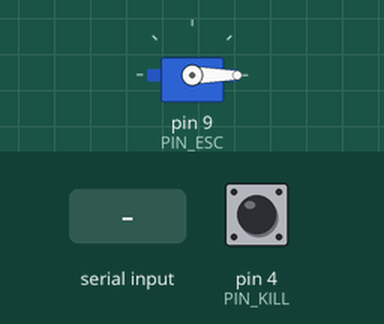
Bench run of a sketch on a simulated Arduino Uno, built with avr-gcc and run on an emulated ATmega328P. Parts: servo. The test bench sets the inputs (shaded band); at power-on: pin 4 (PIN_KILL) HIGH. What the sketch prints to the serial monitor is not drawn.

Above: at 3.4 s.
3.5 s: "T:90\n" received over the second serial link
Timing chart, 0 to 6.5 s (numbered marks = the images above; inputs shaded):
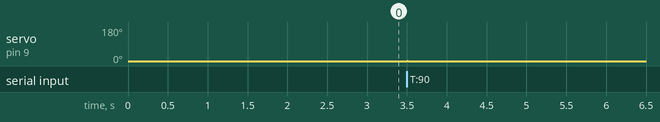

Measured:
- after the input at 3.5 s, servo on pin 9 (PIN_ESC): 0° → 1° at once, → 0° 0.01 s later

The sketch:

RX_Board_Uno_v3.ino
```cpp
// Receives "T:<0..1023>\n" over Bluetooth and drives BLDC ESC on D9.

#include <SoftwareSerial.h>
#include <Servo.h>

const uint8_t BT_RX = 10;   // Uno listens here (from BT TXD)
const uint8_t BT_TX = 11;   // Uno sends here (to BT RXD)
SoftwareSerial BT(BT_RX, BT_TX);

const uint8_t PIN_ESC  = 9;   // ESC PWM (servo pulse)
const uint8_t PIN_KILL = 4;   // safety kill switch

Servo esc;

/* ---------- ESC pulse config (µs) ---------- */
int PULSE_MIN = 1000;   // ESC absolute minimum
int PULSE_MAX = 2000;   // ESC absolute maximum
int PULSE_NEU = 1000;   // neutral/idle (1500 when ESC expects mid-stick idle)

/* --------- Mapping & smoothing ------------- */
const int JOY_MIN = 30;     // joystick deadzone start (0..1023)
const int JOY_MAX = 1023;   // joystick max
const int RAMP_US_PER_LOOP = 8;     // slew rate limit (µs per loop)
const unsigned long LOOP_DT_MS = 10;

/* ---------------- Failsafe ----------------- */
const unsigned long FS_TIMEOUT_MS = 300;   // no packet -> neutral after 0.3 s

/* ----------------- State ------------------- */
int currentPulse = PULSE_NEU;
unsigned long lastPktMs = 0;

/* --------------- Helpers ------------------- */
int clampi(int v, int lo, int hi) { return v<lo?lo:(v>hi?hi:v); }

int mapJoyToPulse(int joy) {
  if (joy < JOY_MIN) return PULSE_NEU;
  long p = map(joy, JOY_MIN, JOY_MAX, PULSE_NEU, PULSE_MAX);
  return clampi((int)p, PULSE_NEU, PULSE_MAX);
}

int slew(int cur, int tgt, int step){
  if (tgt > cur) return min(cur + step, tgt);
  if (tgt < cur) return max(cur - step, tgt);
  return cur;
}

/* ----- parse packets "T:<num>\n" from BT ---- */
bool readThrottlePacket(int &valueOut){
  static String buf;
  while (BT.available()) {
    char c = (char)BT.read();
    if (c == '\n' || c == '\r') {
      if (buf.startsWith("T:")) {
        int v = buf.substring(2).toInt();
        buf = "";
        if (v >= 0 && v <= 1023) { valueOut = v; return true; }
      }
      buf = "";
    } else {
      if (buf.length() < 16) buf += c;    // protect against runaway
    }
  }
  return false;
}

void setup() {
  pinMode(PIN_KILL, INPUT_PULLUP);
  BT.begin(9600);
  Serial.begin(115200);
  delay(200);

  esc.attach(PIN_ESC, 1000, 2000);
  esc.writeMicroseconds(PULSE_NEU);
  currentPulse = PULSE_NEU;

  // Arm ESC by holding neutral for ~2 s
  Serial.println("Arming ESC...");
  for (int i=0;i<100;i++){ esc.writeMicroseconds(PULSE_NEU); delay(20); }
  lastPktMs = millis();
  Serial.println("Ready.");
}

void loop() {
  int targetPulse = PULSE_NEU;

  // Read joystick packet if available
  int joy;
  if (readThrottlePacket(joy)) {
    lastPktMs = millis();
    targetPulse = mapJoyToPulse(joy);
  }

  // Kill switch → neutral
  if (digitalRead(PIN_KILL) == LOW) targetPulse = PULSE_NEU;

  // Failsafe timeout → neutral
  if (millis() - lastPktMs > FS_TIMEOUT_MS) targetPulse = PULSE_NEU;

  // Smooth ramp to target
  currentPulse = slew(currentPulse, targetPulse, RAMP_US_PER_LOOP);
  esc.writeMicroseconds(currentPulse);

  // Debug every 200 ms
  static unsigned long tdbg=0;
  if (millis() - tdbg > 200) {
    tdbg = millis();
    Serial.print("pulse="); Serial.print(currentPulse);
    Serial.print("  pkt_age(ms)="); Serial.print(millis()-lastPktMs);
    Serial.print("  kill="); Serial.println(digitalRead(PIN_KILL)==LOW);
  }

  delay(LOOP_DT_MS);
}
```
